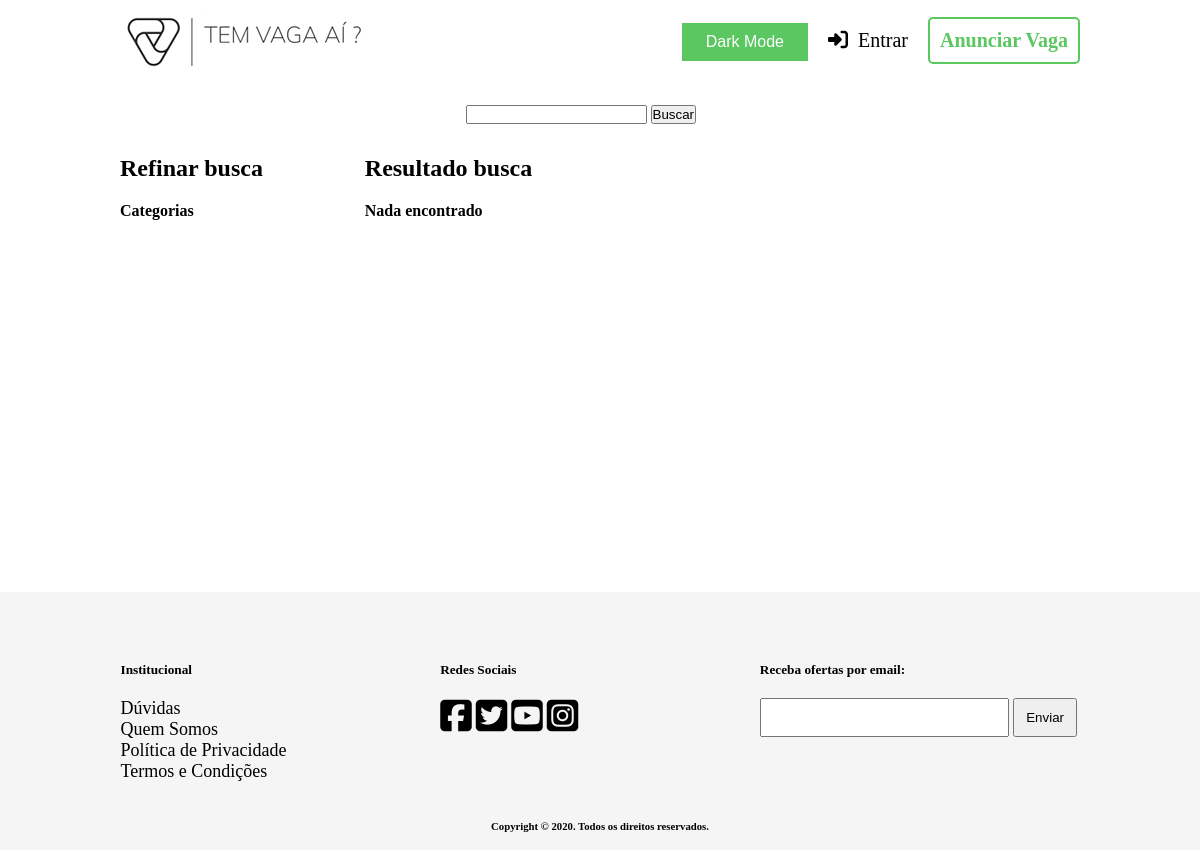
Before: /paginas/resultadoBusca.php?buscar=Apartamento with the older database file.
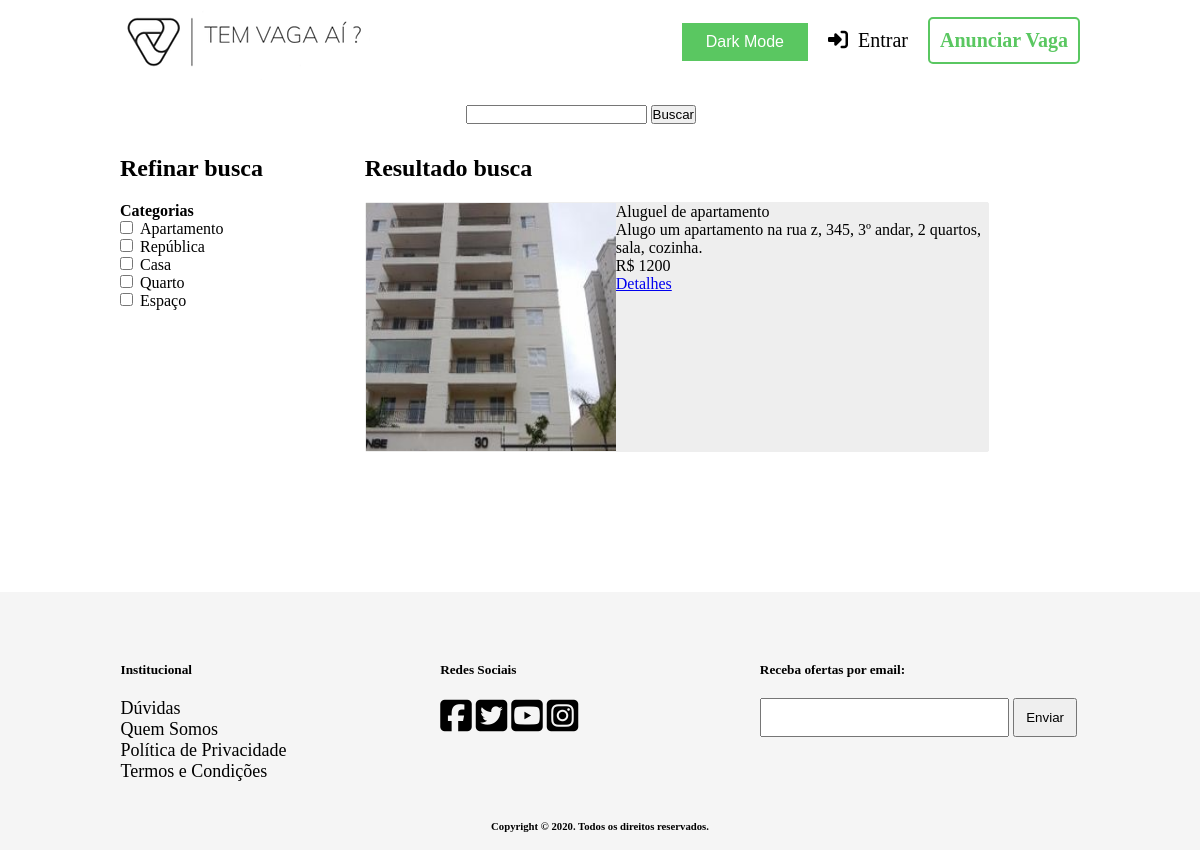
After: the same page with the newer database file.
### tables this page shows
CREATE TABLE IF NOT EXISTS Imagem (
    idImagem INT NOT NULL AUTO_INCREMENT PRIMARY KEY,
    url VARCHAR(90),
    Anuncio_idAnuncio INT
);

CREATE TABLE IF NOT EXISTS Anuncio (
    idAnuncio INT NOT NULL AUTO_INCREMENT PRIMARY KEY,
    titulo VARCHAR(45),
    descricao VARCHAR(150),
    valor FLOAT,
    Usuario_idUsuario INT
);

### classes/Categoria.class.php (called while the page is built, shortened)
<?php
class Categoria {
    public function getNomeDasCategorias () {
        global $pdo;
        $sql = $pdo->prepare("SELECT nome FROM Categoria");
        $sql->execute();
        $array = NULL;
        if ($sql->execute() == true) {
            if ($sql->rowCount() > 0) {
                $array = $sql->fetchAll(PDO::FETCH_COLUMN);
            }
        }
        return $array;
    }
}
?>

### classes/Anuncio.class.php (called while the page is built, shortened)
<?php
class Anuncio {
    public function getAnuncios ($termo) {
        global $pdo;
        $termo = $this->test_input($termo);
        $sql = $pdo->prepare("SELECT * FROM Anuncio WHERE titulo LIKE LOWER (?) OR descricao LIKE LOWER (?)");
        $termoBuscar = '%'.$termo.'%';
        $sql->bindParam(1, $termoBuscar);
        $sql->bindParam(2, $termoBuscar);
        $array = NULL;
        if ($sql->execute() == true) {
            if ($sql->rowCount() > 0) {
                $array = $sql->fetchAll();
            }
        }
        return $array;
    }
    public function getImagensPorAnuncio ($idAnuncio) {
        global $pdo;
        $sql = $pdo->prepare("SELECT * FROM Imagem WHERE Anuncio_idAnuncio = ?");
        $sql->bindParam(1, $idAnuncio);
        $array = NULL;
        if ($sql->execute() == true) {
            if ($sql->rowCount() > 0) {
                $array = $sql->fetchAll();
            }
        }
        return $array;
    }
    public function test_input($data) {
        $data = trim($data);
        $data = stripslashes($data);
        $data = htmlspecialchars($data);
        return $data;
    }
}
?>

### paginas/resultadoBusca.php (the view, shortened to what this page needs)
<!DOCTYPE html>
<html lang="en" dir="ltr">
    <head>
        <link rel="stylesheet" href="../css/footer.css">
        <link rel="stylesheet" href="../css/header.css">
        <link rel="stylesheet" href="../css/resultadoBusca.css">
        <link rel="stylesheet" href="../css/darkMode.css">
    </head>
    <body>
        <?php require './header.php'; ?>
        <div class="conteudoPrincipal">
            <div class="buscaAvancada">
                <form class="" action="<?php echo htmlspecialchars($_SERVER["PHP_SELF"]);?>" method="get" id ='formID'>
                    <input type="text" name="buscar" value="">
                    <input type="submit" name="" value="Buscar">
                </form>
            </div>
            <div>
                <div class="refinarBusca">
                    <h2>Refinar busca</h2>
                    <div class="categorias">
                        <h4>Categorias</h4>
                        <?php
                        $pastaImagens = __ROOT__.'/imagens/anuncios/';
                        require '../classes/Categoria.class.php';
                        $c = new Categoria();
                        $categorias = $c->getNomeDasCategorias();
                        if (isset($categorias) && !empty($categorias)) {
                            foreach ($categorias as $cat){
                                echo "<input  name='categoria[]' form='formID' type='checkbox' style='margin-right: 7px;' value=".$cat.">".$cat."</input> <br>";
                            }
                        }
                        ?>
                    </div>
                </div>
                <div class="resultadoAnuncios">
                    <h2>Resultado busca</h2>
                    <?php
                    require '../classes/Anuncio.class.php';
                    $a = new Anuncio();
                    if (isset($_GET)) :
                        if (isset($_GET['categoria']) && count($_GET['categoria']) != 0) {
                            $resultadoBusca = $a->getAnunciosPorCategoria($_GET['categoria'], $_GET['buscar']);
                        } else {
                            if (!empty($_GET['buscar'])) {
                                $resultadoBusca = $a->getAnuncios($_GET['buscar']);
                            }
                        }
                        if (isset($resultadoBusca) && !empty($resultadoBusca)):
                            foreach ($resultadoBusca as $anuncio):
                            ?>
                                <div class='anuncio'>
                                    <div class='imagem'>
                                        <?php
                                        $imagens = $a->getImagensPorAnuncio($anuncio['idAnuncio']);
                                        if (isset($imagens) && !empty($imagens)) {
                                            foreach ($imagens as $img) {
                                                echo "<img src='".$pastaImagens.$img['url']."' alt=''>";
                                            }
                                        }
                                        ?>
                                    </div>
                                    <div class='info'>
                                        <span class="titulo"><?php echo $anuncio['titulo'] ?></span>
                                        <span class="descricao"><?php echo $anuncio['descricao'] ?></span>
                                        <span class="valor"><?php echo "R$ ".$anuncio['valor'] ?></span>
                                        <span class="detalhes"><a href="<?php echo __ROOT__."/paginas/detalhesAnuncios.php?idAnuncio=".$anuncio['idAnuncio'] ?>">Detalhes</a></span>
                                    </div>
                                </div>
                            <?php
                            endforeach;
                        else:
                            echo "<h4 style='padding-top: 20px;'>Nada encontrado</h4>";
                        endif;
                    else:
                        echo "<h4 style='padding-top: 20px;'>Nada encontrado</h4>";
                    endif;
                    ?>
                </div>
            </div>
        </div>
        <?php require './footer.php' ?>
    </body>
</html>

### paginas/header.php (shortened to what this page needs)
<?php
$serverDocRoot = str_replace ("\\", "/", $_SERVER['DOCUMENT_ROOT']);
$pastaImagens = __ROOT__.'/imagens/';
?>
<div id="cabecalho">
    <div class="logo">
        <div id="slide">
            <a href="<?php echo __ROOT__ ?>">
                <img id="tamanhoImg" src="<?php echo $pastaImagens."/logo.png" ?>">
            </a>
        </div>
    </div>
        <ul>
            <li>
                <div id="botaoDark">
                    <button class="buttonDark buttonDark1" onclick="myFunction()">Dark Mode</button>
                </div>
            </li>
    <?php if (isset($_SESSION["login"]) && !empty($_SESSION["login"])): ?>
            <?php
            require_once $serverDocRoot.__ROOT__.'/classes/Usuario.class.php';
            $usuario = new Usuario();
            $nomeUsuario = $usuario->buscarNomeUsuario($_SESSION['login']);
            ?>
            <div class="dropdown">
                <li>
                    <button onclick="myFunction()" class="dropbtn">
                        <span><i class="fas fa-user" style="margin-right:10px;"></i><?php echo $nomeUsuario ?></span>
                    </button>
                </li>
                <div id="myDropdown" class="dropdown-content">
                    <a href="<?php echo __ROOT__."/paginas/anunciosUsuario.php" ?>">Meus anúncios</a>
                    <a href="<?php echo __ROOT__."/paginas/sair.php" ?>">Sair</a>
                </div>
            </div>
        </ul>
    <?php else: ?>
            <li>
                <a class="entrar" href="<?php echo __ROOT__."/paginas/login.php"?>"><i class="fas fa-sign-in-alt" style="margin-right:10px;"></i></i></i>Entrar</a>
            </li>
            <li>
                <a class="btnAnunciarVaga" href="<?php echo __ROOT__."/paginas/cadastrar.php"?>">Anunciar Vaga</a>
            </li>
        </ul>
    <?php endif; ?>
</div>

### paginas/footer.php (shortened to what this page needs)
<div id="rodape">
    <div class="container">
        <div class="bloco">
            <h5 style="color:black">Institucional</h5>
            <ul>
                <li><a href="#">Dúvidas</a></li>
                <li><a href="<?php echo __ROOT__."/paginas/Rodape/QuemSomos.php"?>">Quem Somos</a></li>
                <li><a href="<?php echo __ROOT__."/paginas/Rodape/politicaDePrivacidade.php"?>">Política de Privacidade</a></li>
                <li><a href="#">Termos e Condições</a></li>
            </ul>
        </div>
        <div class="bloco">
            <h5 style="color:black">Redes Sociais</h5>
            <ul>
                <li class="socialIcon"><a href="#" title="Facebook"><i class="fab fa-facebook-square fa-2x"></i></a></li>
                <li class="socialIcon"><a href="#" title="Twitter"><i class="fab fa-twitter-square fa-2x"></i></a></li>
                <li class="socialIcon"><a href="#" title="Twitter"><i class="fab fa-youtube-square fa-2x"></i></a></li>
                <li class="socialIcon"><a href="#" title="Instagram"><i class="fab fa-instagram-square fa-2x"></i></a></li>
            </ul>
        </div>
        <div class="bloco">
            <h5 style="color:black">Receba ofertas por email:</h5>
            <div class="newsletter">
                <input type="text" name="" value="">
                <input type="submit" name="" value="Enviar">
            </div>
        </div>
    </div>
    <div class="container">
        <h6 style="color:black">Copyright © 2020. Todos os direitos reservados.</h6>
    </div>
</div>

### css/footer.css (style rules this page uses)
@media screen and (max-width: 1200px) { #rodape .bloco { width: 315px; margin: 20px 0; } }
@media screen and (min-width: 1200px) { #rodape .bloco { width: 33.3%; } }
#rodape { width: 100%; height: auto; background-color: #f5f5f5; }
#rodape .container { width: 80%; margin: auto; display: flex; align-items: flex-start; justify-content: center; }
#rodape .container:first-child { display: flex; flex-wrap: wrap; padding-top: 50px; }
#rodape .container:last-child h6 { padding: 18px; margin: 0; }
#rodape .bloco { height: auto; background-color: #f5f5f5; text-align: left; }
#rodape ul { padding-top: 20px; }
#rodape li { list-style-type: none; }
#rodape .socialIcon { display: inline-block; }
#rodape a { text-decoration: none; font-size: 18px; color: black; }
#rodape .newsletter { padding-top: 20px; }
#rodape .newsletter input[type=text] { width: 78%; padding: 10px; }
#rodape .newsletter input[type=submit] { width: 20%; padding: 10px; }

### css/header.css (style rules this page uses)
* { box-sizing: border-box; margin: 0; padding: 0; }
body { background-color: rgb(252,252,252); display: flex; flex-direction: column; justify-content: space-between; min-height: 100vh; }
#slide { position: relative; animation: mymove 8s forwards; }
#tamanhoImg { width: 250px; height: 80px; }
#cabecalho { margin: 0 auto; width: 80%; display: flex; justify-content: space-between; }
#cabecalho .logo { width: 250px; height: 80px; }
#cabecalho ul { display: flex; flex-direction: row; align-items: center; }
#cabecalho ul li { width: auto; display: flex; }
#cabecalho li .entrar { margin-right: 10px; }
#cabecalho ul .btnAnunciarVaga { border: 2px solid #5ac761; border-radius: 5px; padding: 10px 10px; color: #5ac761; font-weight: bold; }
#cabecalho ul li a { text-decoration: none; font-size: 20px; color: black; padding: 10px 10px; }

### css/resultadoBusca.css (style rules this page uses)
.conteudoPrincipal { min-height: 64vh; margin: 0 auto; width: 80%; padding-top: 25px; }
.conteudoPrincipal > div:last-child { width: 100%; }
.buscaAvancada { display: flex; width: 96%; height: 50px; justify-content: center; }
.refinarBusca { display: inline-block; width: 25.5%; float: left; }
.resultadoAnuncios { width: 65%; display: inline-block; float: left; }
.categorias { padding-top: 20px; }
.anuncio { width: 100%; height: 250px; margin: 20px 0; background-color: #EEE; border: 1px solid #EEE; border-radius: 2px; }
.anuncio .imagem { display: inline-block; width: 250px; height: 100%; overflow: hidden; }
.anuncio .imagem img { width: 250px; height: 100%; }
.anuncio .info { display: inline-block; width: calc(100% - 250px); float: right; height: 100%; }
.anuncio .info span { display: block; }

### css/darkMode.css (style rules this page uses)
body { background-color: white; color: black; }
#botaoDark { text-align: right; padding-top: 5px; padding-bottom: 2px; }
.buttonDark { background-color: #5ac761; border: none; color: white; text-decoration: none; display: inline-block; font-size: 16px; cursor: pointer; margin-right: 10px; }
.buttonDark1 { padding: 10px 24px; }

Changed rows visible on the page:
added anuncio: titulo "Aluguel de apartamento", descricao "Alugo um apartamento na rua z, 345, 3º andar, 2 quartos, sala, cozinha.", valor "1200"
added imagem: url (picture)
Other visible differences:
new list line: "☐ Apartamento"
new list line: "☐ República"
new list line: "☐ Casa"
new list line: "☐ Quarto"
new list line: "☐ Espaço"
text no longer shown: "Nada encontrado"
